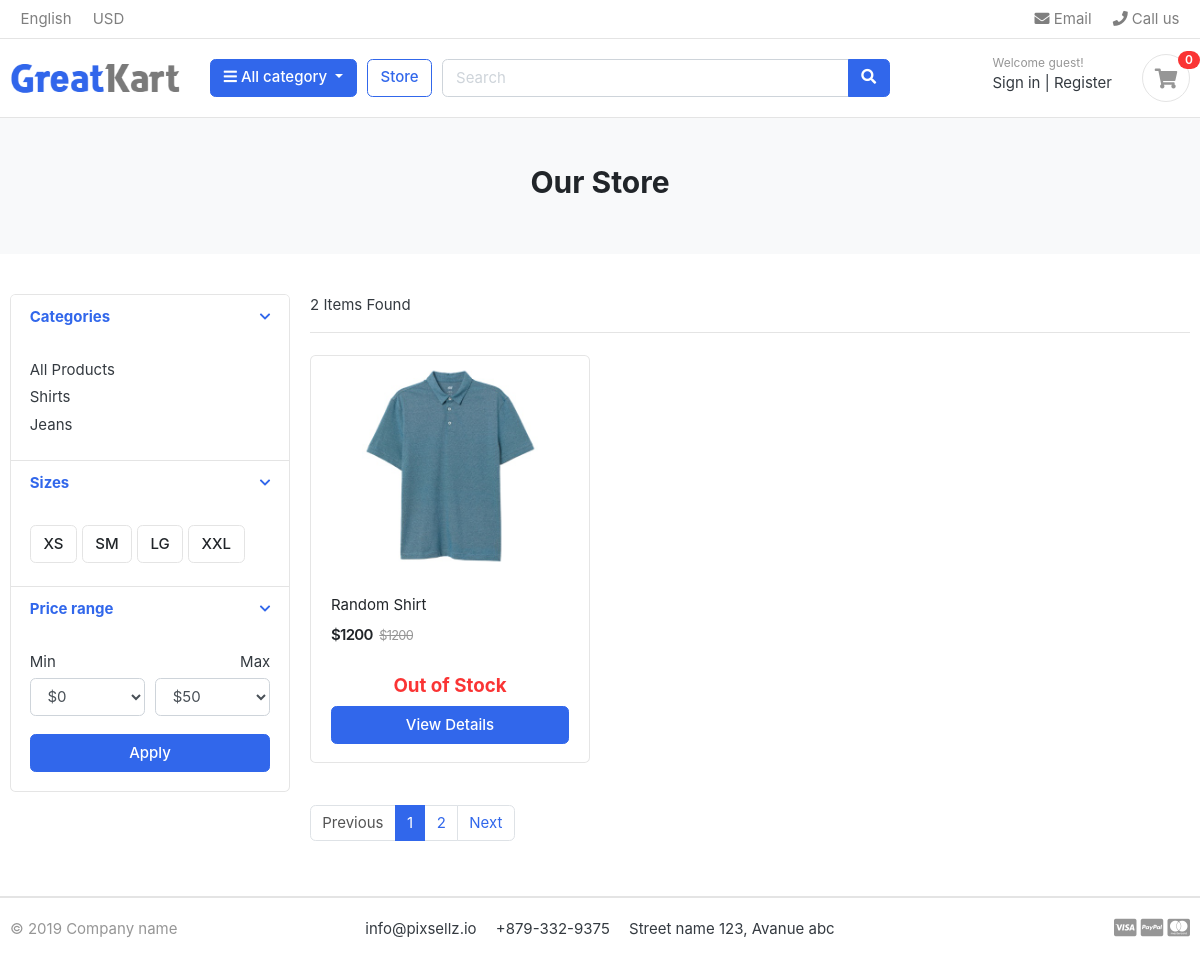
The app's page /store/, older data.
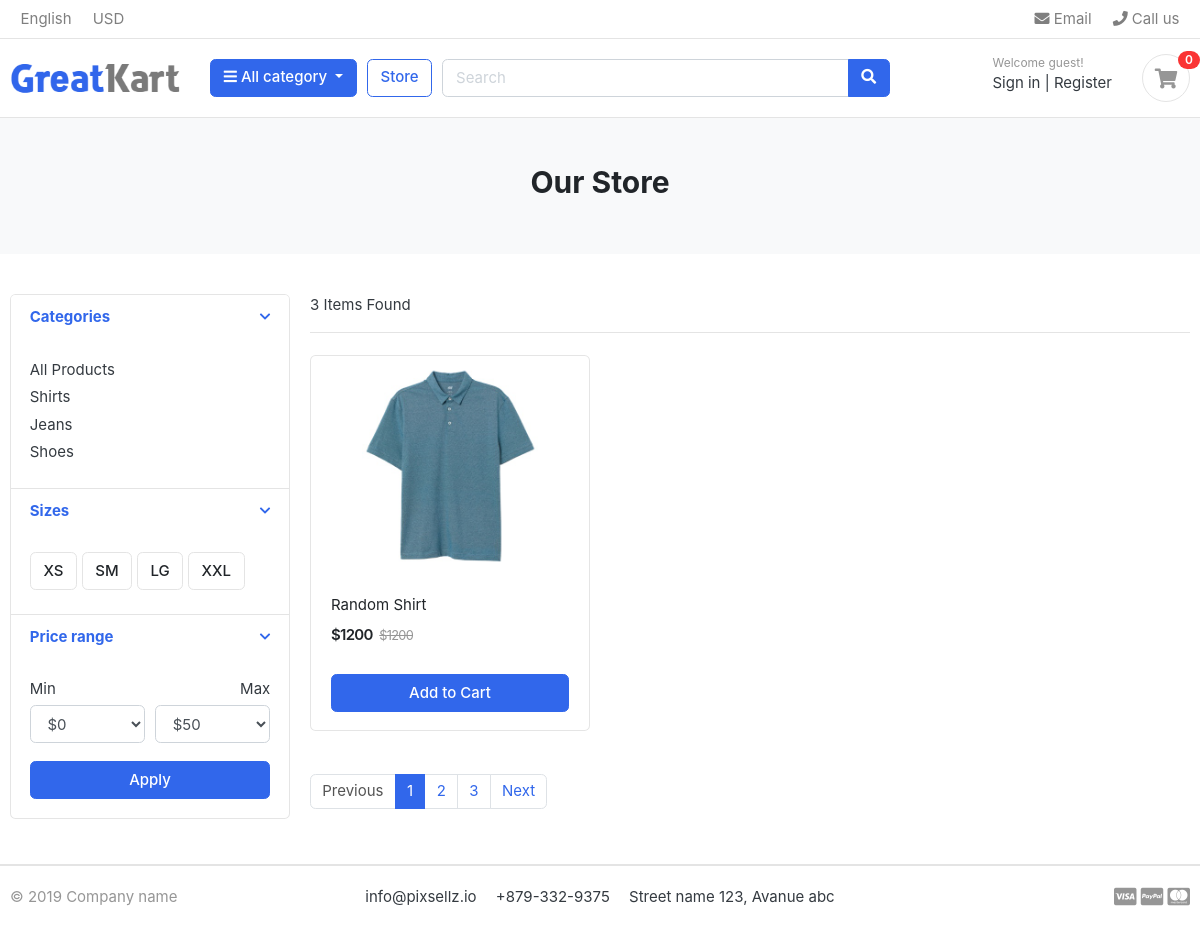
The same page, newer data.
### category/models.py (models this page shows, shortened)
class Category(models.Model):
    category_name = models.CharField(max_length=100)
    slug = models.SlugField(max_length=100,unique=True, blank=True, null=True)
    description = models.TextField(max_length=500, blank=True, null=True)
    cat_image = models.ImageField(upload_to='images/categories',blank=True,default='default.jpg')
    class Meta:
        verbose_name = 'Category'
        verbose_name_plural = 'Categories'
    def get_url(self):
        return reverse('products_by_category', args=[self.slug])

### store/models.py (models this page shows, shortened)
class Product(models.Model):
    product_name = models.CharField(max_length=100,unique=True)
    slug =  models.SlugField(max_length=100,unique=True)
    description = models.TextField(max_length=100,blank=True,null=True)
    price = models.IntegerField()
    images = models.ImageField(upload_to='images/product')
    stock = models.IntegerField()
    is_available = models.BooleanField(default=True)
    category = models.ForeignKey(Category, on_delete=models.CASCADE)
    created_date = models.DateTimeField(auto_now_add=True)
    modified_date = models.DateTimeField(auto_now=True)
    def get_url(self):
        return reverse('product_detail',args=[self.category.slug,self.slug])

### store/views.py (the view)
# urls.py: path('store/',include('store.urls')),
def store(request,category_slug=None):
    categories = None
    products = None
    if category_slug != None:
        categories = get_object_or_404(Category,slug=category_slug)
        products = Product.objects.filter(category=categories,is_available=True).order_by('id')
        paginator = Paginator(products,1)
        page = request.GET.get('page')
        paged_products = paginator.get_page(page)
        products_count = products.count()
    else:
        products = Product.objects.all().filter(is_available=True).order_by('id')
        paginator = Paginator(products,1)
        page = request.GET.get('page')
        paged_products = paginator.get_page(page)
        products_count = products.count()
    context = {
        'products':paged_products,
        'product_count':products_count
    }
    return render(request,'store/store.html',context)

### cart/context_processor.py (called while the page is built)
def counter(request):
    cart_count=0
    if 'admin' in request.path:
        return {}
    else:
        try:
            cart = Cart.objects.filter(cart_id=_cart_id(request))
            cart_items = CartItem.objects.all().filter(cart=cart[:1])
            for cart_item in cart_items:
                cart_count += cart_item.quantity
        except Cart.DoesNotExist:
            cart_count = 0
    return dict(cart_count=cart_count)

### cart/views.py (called while the page is built)
def _cart_id(request):
    cart = request.session.session_key
    if not cart:
        cart=request.session.create()
    return cart

### category/context_processor.py (called while the page is built)
def menu_links(request):
    links = Category.objects.all()
    return dict(links=links)

### templates/store/store.html (shortened to what this page needs)
{% extends 'base.html' %}
{% load static %}
{% block content %}
<section class="section-pagetop bg">
    <div class="container">
        {% if 'search' in request.path %}
        <h2 class="title-page text-center" >Search Result for {{keyword}} </h2>
        {%else%}
        <h2 class="title-page text-center">Our Store</h2>
        {% endif %}
    </div>
    </section>
<section class="section-content padding-y">
    <div class="container">
    <div class="row">
        <aside class="col-md-3">
    <div class="card">
        <article class="filter-group">
            <header class="card-header">
                <a href="#" data-toggle="collapse" data-target="#collapse_1" aria-expanded="true" class="">
                    <i class="icon-control fa fa-chevron-down"></i>
                    <h6 class="title">Categories</h6>
                </a>
            </header>
            <div class="filter-content collapse show" id="collapse_1" style="">
                <div class="card-body">
                    <ul class="list-menu">
                    <li><a href="{% url 'store' %}">All Products</a></li>
                    {% for category in links %}
                    <li><a href="{{ category.get_url }}">{{ category.category_name }}</a></li>
                    {% endfor %}
                    </ul>
                </div>
            </div>
        </article>
        <article class="filter-group">
            <header class="card-header">
                <a href="#" data-toggle="collapse" data-target="#collapse_4" aria-expanded="true" class="">
                    <i class="icon-control fa fa-chevron-down"></i>
                    <h6 class="title">Sizes </h6>
                </a>
            </header>
            <div class="filter-content collapse show" id="collapse_4" style="">
                <div class="card-body">
                  <label class="checkbox-btn">
                    <span class="btn btn-light"> XS </span>
                  </label>
                  <label class="checkbox-btn">
                    <span class="btn btn-light"> SM </span>
                  </label>
                  <label class="checkbox-btn">
                    <span class="btn btn-light"> LG </span>
                  </label>
                  <label class="checkbox-btn">
                    <span class="btn btn-light"> XXL </span>
                  </label>
            </div>
            </div>
        </article>
        <article class="filter-group">
            <header class="card-header">
                <a href="#" data-toggle="collapse" data-target="#collapse_3" aria-expanded="true" class="">
                    <i class="icon-control fa fa-chevron-down"></i>
                    <h6 class="title">Price range </h6>
                </a>
            </header>
            <div class="filter-content collapse show" id="collapse_3" style = "">
                <div class="card-body">
                    <div class="form-row">
                    <div class="form-group col-md-6">
                      <label>Min</label>
                          <select class="mr-2 form-control">
                            <option value="0">$0</option>
                        </select>
                    </div>
                    <div class="form-group text-right col-md-6">
                      <label>Max</label>
                          <select class="mr-2 form-control">
                            <option value="50">$50</option>
                        </select>
                    </div>
                    </div>
                    <button class="btn btn-block btn-primary">Apply</button>
                </div>
            </div>
        </article>
    </div>
        </aside>
        <main class="col-md-9">
    <header class="border-bottom mb-4 pb-3">
            <div class="form-inline">
                <span class="mr-md-auto">{{product_count}} Items Found </span>
            </div>
    </header>
    <div class="row">
        {% if products %}
        {% for product in products %}
        <div class="col-md-4">
            <figure class="card card-product-grid">
                <div class="img-wrap">
                    <a href="{{product.get_url}}"><img src="{{product.images.url}}"></a>
                </div>
                <figcaption class="info-wrap">
                    <div class="fix-height">
                        <a href="{{product.get_url}}" class="title">{{product.product_name}}</a>
                        <div class="price-wrap mt-2">
                            <span class="price">${{product.price}}</span>
                            <del class="price-old">${{product.price}}</del>
                        </div>
                    </div>
                    {% if product.stock == 0 %}
                    <h5 class='text-danger text-center'> Out of Stock </h5>
                    <a href="{{product.get_url}}" class="btn btn-block btn-primary">View Details </a>
                    {% else %}
                    <a href="{{product.get_url}}" class="btn btn-block btn-primary">Add to Cart </a>
                    {% endif %}
                </figcaption>
            </figure>
        </div>
        {% endfor %}
        {% else %}
        <h2>No Search Result Found</h2>
        {% endif %}
    </div>
    <nav class="mt-4" aria-label="Page navigation sample">
    {% if products.has_other_pages %}
      <ul class="pagination">
        {% if products.has_previous %}
        <li class="page-item"><a class="page-link" href="?page={{products.previous_page_number}}">Previous</a></li>
        {% else %}
        <li class="page-item disabled"><a class="page-link" href="#">Previous</a></li>
        {% endif %}
        {% for i in products.paginator.page_range %}
            {% if products.number == i %}
                <li class="page-item active"><a class="page-link" href="#">{{i}}</a></li>
            {% else %}
                <li class="page-item"><a class="page-link" href="?page={{i}}">{{i}}</a></li>
            {% endif %}
        {% endfor %}
        {% if products.has_next %}
        <li class="page-item"><a class="page-link" href="?page={{products.next_page_number}}">Next</a></li>
        {% else %}
        <li class="page-item disabled"><a class="page-link" href="#">Next</a></li>
        {% endif %}
    </ul>
    {% endif %}
    </nav>
        </main>
    </div>
    </div>
    </section>
{% endblock %}

### templates/base.html (shortened to what this page needs)
{% load static %}
<!DOCTYPE HTML>
<html lang="en">
<head>
<link href="{% static 'css/bootstrap.css' %}" rel="stylesheet" type="text/css"/>
<link href="{% static 'fonts/fontawesome/css/all.min.css' %}" type="text/css" rel="stylesheet">
<link href="{% static 'css/ui.css' %}" rel="stylesheet" type="text/css"/>
<link href="{% static 'css/responsive.css' %}" rel="stylesheet" media="only screen and (max-width: 1200px)" />
</head>
<body>
{% include 'includes/navbar.html' %}
{% block content %}
{% endblock content %}
{% include 'includes/footer.html' %}

### templates/includes/navbar.html (shortened to what this page needs)
{% load static %}
<header class="section-header">
    <nav class="navbar p-md-0 navbar-expand-sm navbar-light border-bottom">
    <div class="container">
      <div class="collapse navbar-collapse" id="navbarTop4">
        <ul class="navbar-nav mr-auto">
            <li class="nav-item dropdown">
                 <a href="#" class="nav-link">   English </a>
            </li>
            <li class="nav-item dropdown">
                <a href="#" class="nav-link"> USD </a>
            </li>
        </ul>
        <ul class="navbar-nav">
            <li><a href="#" class="nav-link"> <i class="fa fa-envelope"></i> Email </a></li>
            <li><a href="#" class="nav-link"> <i class="fa fa-phone"></i> Call us </a></li>
        </ul>
      </div>
    </div>
    </nav>
    <section class="header-main border-bottom">
        <div class="container">
    <div class="row align-items-center">
        <div class="col-lg-2 col-md-3 col-6">
            <a href="{% url 'home' %}" class="brand-wrap">
                <img class="logo" src="{% static './images/logo.png' %}">
            </a>
        </div>
        <div class="col-lg col-sm col-md col-6 flex-grow-0">
            <div class="category-wrap dropdown d-inline-block float-right">
                <button type="button" class="btn btn-primary dropdown-toggle" data-toggle="dropdown">
                    <i class="fa fa-bars"></i> All category
                </button>
            </div>
        </div>
        <a href="{% url 'store' %}" class="btn btn-outline-primary">Store</a>
        <div class="col-lg  col-md-6 col-sm-12 col">
            <form action="{% url 'search' %}" class="search" method="GET">
                <div class="input-group w-100">
                    <input type="text" class="form-control" style="width:60%;" placeholder="Search" name="keyword">
                    <div class="input-group-append">
                      <button class="btn btn-primary" type="submit">
                        <i class="fa fa-search"></i>
                      </button>
                    </div>
                </div>
            </form>
        </div>
        <div class="col-lg-3 col-sm-6 col-8 order-2 order-lg-3">
                    <div class="d-flex justify-content-end mb-3 mb-lg-0">
                        {% if user.id is None %}
                        <div class="widget-header">
                            <small class="title text-muted">Welcome guest!</small>
                            <div>
                                <a href="{% url 'login' %}">Sign in</a> <span class="dark-transp"> | </span>
                                <a href="{% url 'register' %}"> Register</a>
                            </div>
                        </div>
                        {% endif %}
                        <a href="{% url 'cart' %}" class="widget-header pl-3 ml-3">
                            <div class="icon icon-sm rounded-circle border"><i class="fa fa-shopping-cart"></i></div>
                            <span class="badge badge-pill badge-danger notify">{{cart_count}}</span>
                        </a>
                    </div>
                </div>
    </div>
        </div>
    </section>
    </header>

### templates/includes/footer.html
{% load static %}
<footer class="section-footer border-top">
	<div class="container">
		<section class="footer-bottom border-top row">
			<div class="col-md-2">
				<p class="text-muted"> &copy 2019 Company name </p>
			</div>
			<div class="col-md-8 text-md-center">
				<span  class="px-2">info@pixsellz.io</span>
				<span  class="px-2">+879-332-9375</span>
				<span  class="px-2">Street name 123, Avanue abc</span>
			</div>
			<div class="col-md-2 text-md-right text-muted">
				<i class="fab fa-lg fa-cc-visa"></i>
				<i class="fab fa-lg fa-cc-paypal"></i>
				<i class="fab fa-lg fa-cc-mastercard"></i>
			</div>
		</section>
	</div>
</footer>

### STATIC/css/ui.css (style rules this page uses)
html { font-family: "Inter", sans-serif; font-size: 15px; }
.img-wrap { text-align: center; display: block; }
.img-wrap img { max-width: 100%; }
.price-wrap { letter-spacing: -0.7px; }
.icon-xs, .icon-sm, .icon-md, .icon-lg { display: inline-block; text-align: center; flex-shrink: 0; flex-grow: 0; }
.icon-sm { width: 48px; height: 48px; line-height: 48px !important; font-size: 20px; }
.padding-y { padding-top: 40px; padding-bottom: 40px; }
figure { margin-bottom: 0; }
article:after, .form-group:after { display: block; clear: both; content: ""; }
.bg { background-color: #f8f9fa; }
.title-page { color: #212529; }
p:last-child { margin-bottom: 0; }
.header-main { position: relative; padding-top: 1rem; padding-bottom: 1rem; }
.brand-wrap .logo, .navbar-brand .logo { margin-right: 7px; max-height: 42px; display: inline-block; }
.widget-header { display: inline-block; vertical-align: middle; position: relative; }
.widget-header a { color: #343a40; }
.widget-header i { color: #969696; }
.widget-header .title { display: block; }
.widget-header .notify { position: absolute; top: -3px; right: -10px; }
.footer-bottom { padding-top: 20px; padding-bottom: 20px; }
.btn-light { background-color: #fff; border-color: #e4e4e4; }
[class*=list-] li:after { visibility: hidden; display: block; content: ""; overflow: hidden; height: 0; clear: both; }
.list-menu { list-style: none; margin: 0; padding-left: 0; }
.list-menu li { margin-bottom: 5px; }
.list-menu a { color: #343a40; }
[class*=card-product] a.title { color: #212529; display: block; }
[class*=card-product] .img-wrap { overflow: hidden; position: relative; }
[class*=card-product] .img-wrap img { height: 100%; max-width: 100%; width: auto; display: inline-block; -o-object-fit: cover; object-fit: cover; }
.card-product-grid { margin-bottom: 20px; }
.card-product-grid .img-wrap { border-radius: 0.2rem 0.2rem 0 0; height: 220px; }
.card-product-grid .info-wrap { overflow: hidden; padding: 18px 20px; }
.card-product-grid .fix-height { height: 80px; overflow: hidden; }
.card .img-wrap { overflow: hidden; }
.notify { position: absolute; top: -4px; right: -10px; display: inline-block; padding: 0.25em 0.6em; font-size: 12px; line-height: 1; text-align: center; border-radius: 3rem; color: #fff; background-color: #fa3434; }
.price { font-weight: 600; color: #212529; }
.price-old { color: #969696; margin-left: 3px; font-size: 85%; }
.icon-control { margin-top: 5px; float: right; font-size: 80%; }
.card-header .title { margin-bottom: 0; line-height: 1.5; }
.filter-group { border-bottom: 1px solid #e4e4e4; }
.filter-group .card-header { border-bottom: 0; }
.filter-group:last-child { border-bottom: 0; }
.checkbox-btn { position: relative; }
.section-pagetop { padding: 45px 0; }

Row changes from the older to the newer data that the page shows:
added Category: category_name "Shoes"
changed Product "Random Shirt": stock "Out of Stock View Details" → "Add to Cart"
Text that changed along with them:
{{ product_count }}: "2" → "3"
new list line: "3"
